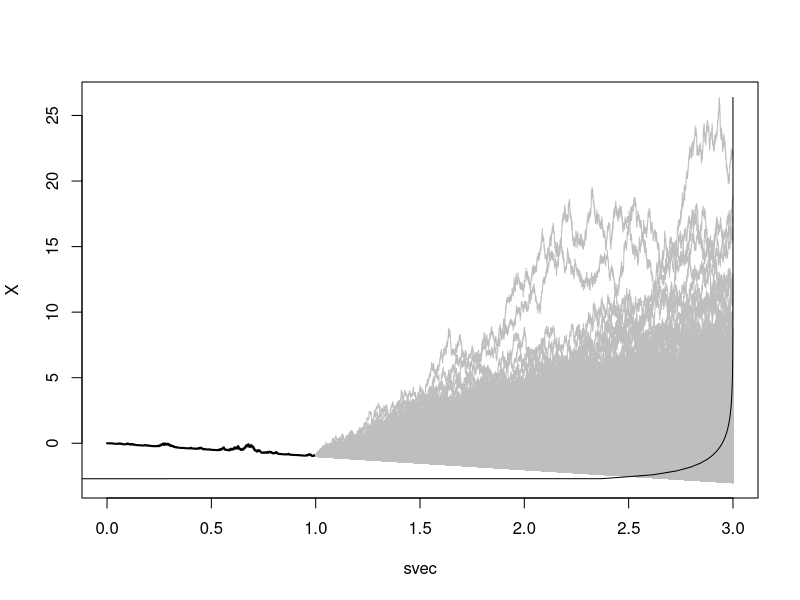
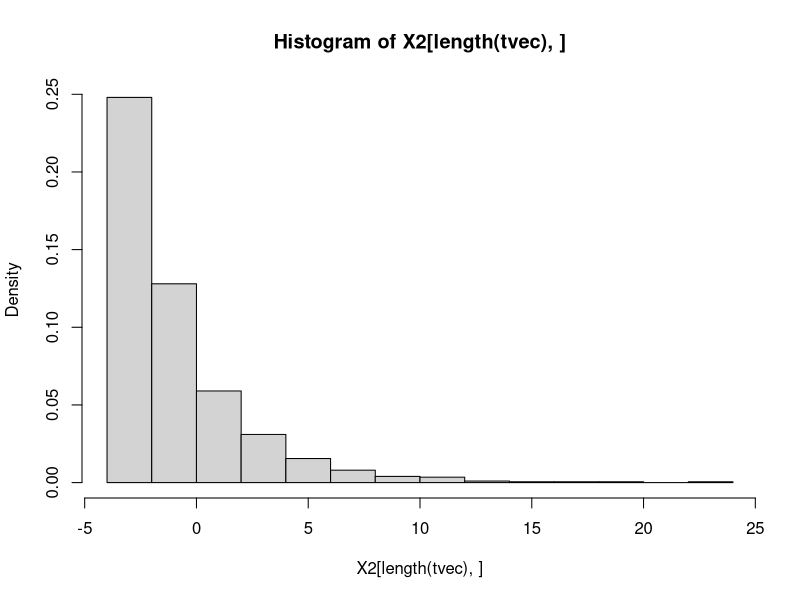

Reproduce these figures in R, in order.
s <- 1
t <- 3

h <- 1e-4

svec <- seq(0,s,h)
dB <- rnorm(length(svec)-1,sd=sqrt(h))
B <- c(0,cumsum(dB))

X <- B^2-svec

tvec <- seq(s,t,h)

npath <- 1000
dB2 <- array(rnorm(npath*(length(tvec)-1),sd=sqrt(h)),c(length(tvec)-1,npath))

B2 <- apply(dB2,2,function(dB)c(0,cumsum(dB)) + B[length(B)])


X2 <- B2^2-tvec

ylim <- range(c(X,as.numeric(X2)))

plot(svec,X,type="l",lwd=2,xlim=c(0,t),ylim=ylim)

apply(X2,2,function(X)lines(tvec,X,col="grey"))

xx <- seq(ylim[1],ylim[2],length=100)
phi <- dchisq(xx+t,df=1)

lines(t-phi,xx)
     


X11()
hist(X2[length(tvec),],freq=FALSE)
